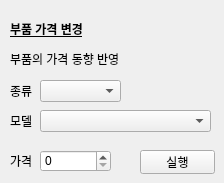
                 <widget class="QWidget" name="tab_21">
                  <attribute name="title">
                   <string>2</string>
                  </attribute>
                  <widget class="QPushButton" name="pushButtonUpdate2Run">
                   <property name="geometry">
                    <rect>
                     <x>140</x>
                     <y>150</y>
                     <width>75</width>
                     <height>24</height>
                    </rect>
                   </property>
                   <property name="text">
                    <string>실행</string>
                   </property>
                  </widget>
                  <widget class="QLabel" name="label_25">
                   <property name="geometry">
                    <rect>
                     <x>10</x>
                     <y>20</y>
                     <width>201</width>
                     <height>51</height>
                    </rect>
                   </property>
                   <property name="text">
                    <string>&lt;html&gt;&lt;head/&gt;&lt;body&gt;&lt;p&gt;&lt;span style=&quot; font-weight:700; text-decoration: underline;&quot;&gt;부품 가격 변경&lt;/span&gt;&lt;/p&gt;&lt;p&gt;부품의 가격 동향 반영&lt;/p&gt;&lt;/body&gt;&lt;/html&gt;</string>
                   </property>
                   <property name="alignment">
                    <set>Qt::AlignLeading|Qt::AlignLeft|Qt::AlignTop</set>
                   </property>
                  </widget>
                  <widget class="QComboBox" name="comboBoxUpdate2Type">
                   <property name="geometry">
                    <rect>
                     <x>40</x>
                     <y>80</y>
                     <width>81</width>
                     <height>22</height>
                    </rect>
                   </property>
                   <property name="currentIndex">
                    <number>-1</number>
                   </property>
                   <item>
                    <property name="text">
                     <string>CPU</string>
                    </property>
                   </item>
                   <item>
                    <property name="text">
                     <string>RAM</string>
                    </property>
                   </item>
                   <item>
                    <property name="text">
                     <string>VGA</string>
                    </property>
                   </item>
                   <item>
                    <property name="text">
                     <string>PowerSupply</string>
                    </property>
                   </item>
                   <item>
                    <property name="text">
                     <string>SSD</string>
                    </property>
                   </item>
                   <item>
                    <property name="text">
                     <string>HDD</string>
                    </property>
                   </item>
                  </widget>
                  <widget class="QComboBox" name="comboBoxUpdate2Model">
                   <property name="geometry">
                    <rect>
                     <x>40</x>
                     <y>110</y>
                     <width>171</width>
                     <height>22</height>
                    </rect>
                   </property>
                   <property name="sizePolicy">
                    <sizepolicy hsizetype="Fixed" vsizetype="Fixed">
                     <horstretch>0</horstretch>
                     <verstretch>0</verstretch>
                    </sizepolicy>
                   </property>
                  </widget>
                  <widget class="QLabel" name="label_10">
                   <property name="geometry">
                    <rect>
                     <x>10</x>
                     <y>80</y>
                     <width>31</width>
                     <height>21</height>
                    </rect>
                   </property>
                   <property name="text">
                    <string>종류</string>
                   </property>
                  </widget>
                  <widget class="QLabel" name="label_16">
                   <property name="geometry">
                    <rect>
                     <x>10</x>
                     <y>150</y>
                     <width>61</width>
                     <height>21</height>
                    </rect>
                   </property>
                   <property name="text">
                    <string>가격</string>
                   </property>
                  </widget>
                  <widget class="QSpinBox" name="spinBoxUpdate2Price">
                   <property name="geometry">
                    <rect>
                     <x>40</x>
                     <y>150</y>
                     <width>71</width>
                     <height>22</height>
                    </rect>
                   </property>
                   <property name="maximum">
                    <number>10000000</number>
                   </property>
                   <property name="singleStep">
                    <number>10</number>
                   </property>
                  </widget>
                  <widget class="QLabel" name="label_12">
                   <property name="geometry">
                    <rect>
                     <x>10</x>
                     <y>110</y>
                     <width>31</width>
                     <height>21</height>
                    </rect>
                   </property>
                   <property name="text">
                    <string>모델</string>
                   </property>
                  </widget>
                 </widget>
